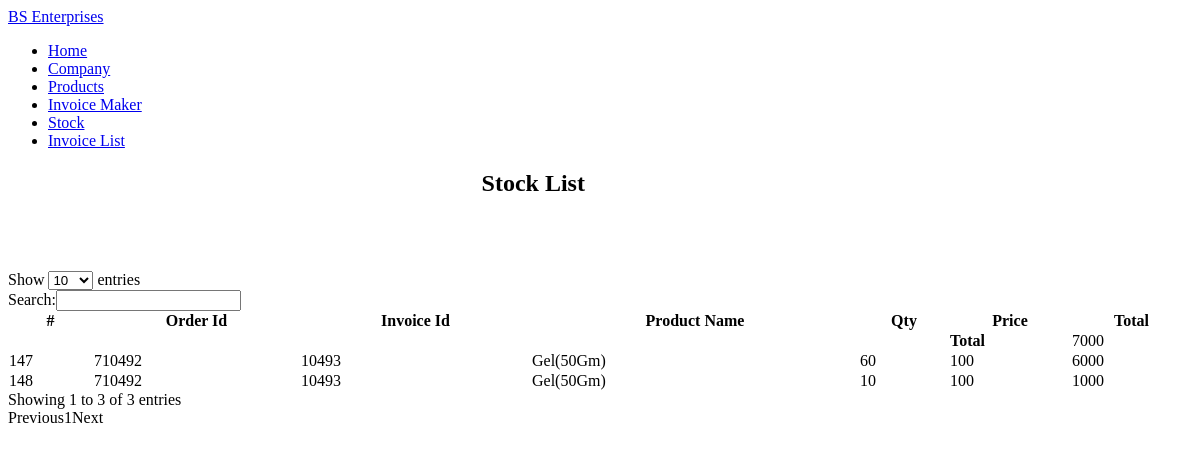
Screenshot of /inventory/order/99/ with the database file from the repository.
### Inventory/models.py (models this page shows, shortened)
class Order(models.Model):
    invoice_id = models.ForeignKey(InvoiceDetail,db_column='invoice_num')
    order_id = models.IntegerField()
    item_id = models.ForeignKey(Product)
    qty = models.IntegerField(default=0)
    item_price = models.IntegerField()
    purchase_id = models.ForeignKey(Purchase)

class InvoiceDetail(models.Model):
    invoice_num = models.IntegerField(unique=True)
    date = models.DateTimeField()
    price = models.IntegerField(default=0)
    STATUS = (('UN','Unpaid'),('P','Paid'))
    status = models.CharField(max_length=5,choices=STATUS)
    cust_name = models.CharField(max_length=250)
    cust_add = models.CharField(max_length=500)

class Product(models.Model):
    company = models.ForeignKey(Company)
    code = models.CharField(primary_key=True, max_length=10)
    name = models.CharField(max_length=250)

### Inventory/views.py (the view)
# urls.py: url(r'^order/(?P<code_id>[0-9]+)/$', views.orderDetail, name='orderDetail'),
def orderDetail(request,code_id):
    order_instance = Order.objects.filter(invoice_id=code_id)
    context = {
        'order':order_instance
    }
    return render(request,'Inventory/order_detail.html',context)

### Inventory/templates/Inventory/order_detail.html (shortened to what this page needs)
{% extends "Inventory/base.html" %}
{% block content %}
    <h2 style="padding-left:40%;">Stock List</h2>
    <br/>
    <br/>
    <br/>
    <div class="table-responsive">
        <table id="example" class="table table-striped table-bordered" cellspacing="0" width="100%">
            <thead>
            <tr>
                <th>#</th>
                <th>Order Id</th>
                <th>Invoice Id</th>
                <th>Product Name</th>
                <th>Qty</th>
                <th>Price</th>
                <th>Total</th>
            </tr>
            </thead>
            <tbody>
            {% for purchase in order %}
                <tr>
                    <td>{{ purchase.pk }}</td>
                    <td>{{ purchase.invoice_id.invoice_num }}</td>
                    <td>{{ purchase.order_id }}</td>
                    <td>{{ purchase.item_id.name }}</td>
                    <td>{{ purchase.qty }}</td>
                    <td>{{ purchase.item_price }}</td>
                    <td>
                    </td>
                </tr>
            {% endfor %}
            <tr>
                <td class="no-line"></td>
                <td class="no-line"></td>
                <td class="no-line"></td>
                <td class="no-line"></td>
                <td class="no-line"></td>
                <td class="no-line text-center"><strong>Total</strong></td>
                <td class="no-line text-right">
                </td>
            </tr>
            </tbody>
        </table>
    </div>
{% endblock %}

### Inventory/templates/Inventory/base.html (style rules this page uses)
.table-responsive { overflow-x: initial; }

### rows the page displays
Order: pk "147", invoice_id.invoice_num "710492", order_id "10493", item_id.name "Gel(50Gm)", qty "60", item_price "100"
Order: pk "148", invoice_id.invoice_num "710492", order_id "10493", item_id.name "Gel(50Gm)", qty "10", item_price "100"
